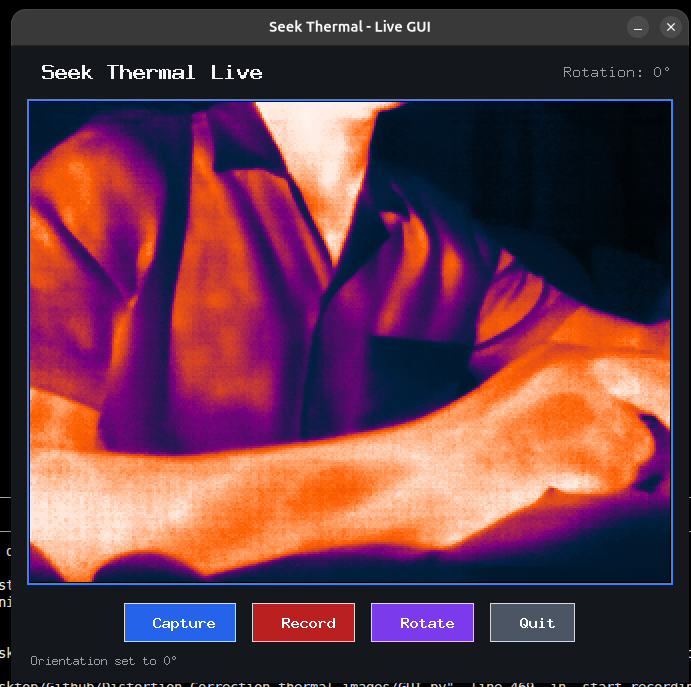
#> input picture Images/GUI of seek Thermal.png, 691 x 687 px
$ python -i pipeline.py   (imports and definitions only)   (older library calls are emulated)
#> lines starting #> are read from the running program, lines starting #| are printed output that depends on the picture; after the words box and inside, x2 and y2 are one past the last pixel; in counts of white or black regions, pixels touching at a corner belong together
#!/usr/bin/env python3
"""
Full Image Processing Pipeline
================================
Input : folder path containing 1.jpeg … 16.jpeg
Output: Output2/<folder_name>/<img_num>/0_original.png … 8_original_stitched.png
        Output2/<folder_name>/final_image.png

Usage:
    python pipeline.py /path/to/folder
    python pipeline.py /path/to/folder --rows 3 --cols 3
"""

import argparse
import os
import re
import sys
from pathlib import Path

import cv2
import numpy as np
import matplotlib
# [1 line not run here, left out]
import matplotlib.pyplot as plt
from PIL import Image
from scipy.ndimage import uniform_filter1d
from scipy.signal import find_peaks

# ══════════════════════════════════════════════════════════════════════════════
#  GLOBAL CONFIGURATION  (edit these as needed)
# ══════════════════════════════════════════════════════════════════════════════

NUM_IMAGES = 16

# ── Camera intrinsics ─────────────────────────────────────────────────────────
K = np.array([
    [1184.8667983506784, 0.0,                939.9321230074511],
    [0.0,                1182.0885688815326, 604.8672689311147],
    [0.0,                0.0,                1.0]
], dtype=np.float64)

DIST = np.array([
    [ 0.20332565713132572],
    [ 0.042418077818231245],
    [ 0.5625598381701257],
    [-0.6590457476513796]
], dtype=np.float64)

UNDISTORT_BALANCE = 0.6

# ── Crop-ratio table (rows, cols) → (left_r, right_r, top_r, bottom_r) ──────
CROP_RATIOS = {
    (1, 1): (0.30, 0.70, 0.35, 0.68),
    (1, 2): (0.18, 0.50, 0.23, 0.70),
    (1, 3): (0.18, 0.50, 0.15, 0.78),
    (1, 4): (0.18, 0.50, 0.03, 0.78),
    (2, 1): (0.18, 0.70, 0.30, 0.68),
    (2, 2): (0.18, 0.75, 0.15, 0.70),
    (2, 3): (0.18, 0.85, 0.15, 0.66),
    (2, 4): (0.18, 0.75, 0.03, 0.78),
    (3, 1): (0.18, 0.85, 0.30, 0.62),
    (3, 2): (0.18, 0.73, 0.15, 0.78),
    (3, 3): (0.18, 0.85, 0.16, 0.78),
    (3, 4): (0.18, 0.90, 0.17, 0.95),
    (4, 1): (0.01, 0.98, 0.38, 0.64),
    (4, 2): (0.01, 0.98, 0.13, 0.80),
    (4, 3): (0.01, 0.98, 0.15, 0.78),
    (4, 4): (0.01, 0.98, 0.05, 0.78),
}

# ── Pipeline defaults ─────────────────────────────────────────────────────────
DEFAULT_COLS                  = 3
DEFAULT_ROWS                  = 3
BRIGHT_MARGIN                 = 2
BRIGHT_VALLEY_MIN_PX          = 20
BRIGHT_CELL_H_PAD             = 7
BRIGHT_CELL_V_PAD_TOP         = 12
BRIGHT_CELL_V_PAD_BOTTOM      = 13

# ── Final stitching layout ────────────────────────────────────────────────────
INTER_CELL_GAP        = 2
SEGMENT_GAP           = 15
COLUMN_GAP            = 12
NUM_SUB_SEGMENT       = 8
NUM_SEGMENT           = 2
MID_SUB_SEGMENT_FIRST = 4


# ══════════════════════════════════════════════════════════════════════════════
#  HELPERS
# ══════════════════════════════════════════════════════════════════════════════

def save(path: str, img) -> None:
    """Save an OpenCV image, creating parent dirs as needed."""
    Path(path).parent.mkdir(parents=True, exist_ok=True)
    cv2.imwrite(path, img)
    print(f"    [SAVE] {path}")


def pil_save(path: str, img_pil: Image.Image) -> None:
    Path(path).parent.mkdir(parents=True, exist_ok=True)
    img_pil.save(path)
    print(f"    [SAVE] {path}")


def log(msg: str) -> None:
    print(f"  {msg}")


# ══════════════════════════════════════════════════════════════════════════════
#  STEP 1 – FISHEYE UNDISTORTION
# ══════════════════════════════════════════════════════════════════════════════

# [38 lines left out: functions undistort, _ocr_grid, crop_panel, not called in this run]


# ══════════════════════════════════════════════════════════════════════════════
#  PIPELINE  (Steps 3-8)
# ══════════════════════════════════════════════════════════════════════════════

def pipeline(img_bgr: np.ndarray, out_dir: str,
             rows: int = DEFAULT_ROWS,
             cols: int = DEFAULT_COLS) -> np.ndarray:
    """
    Process a panel image.
    Saves intermediate outputs and returns the final stitched image (BGR).
    """
    log(f"Running pipeline … (rows={rows}, cols={cols})")

    gray = cv2.cvtColor(img_bgr, cv2.COLOR_BGR2GRAY)
    H, W = gray.shape

    # ── Step 3: Denoise → illumination correction → CLAHE ────────────────────
    denoised   = cv2.GaussianBlur(gray, (5, 5), 0)
    background = cv2.GaussianBlur(denoised, (0, 0), 25)
    normalized = cv2.divide(denoised, background, scale=255)
    clahe      = cv2.createCLAHE(clipLimit=2.0, tileGridSize=(8, 8))
    preprocessed = clahe.apply(normalized)
    save(f"{out_dir}/3_preprocessed.png", preprocessed)
    log("Step 3 done – Denoise / Illumination / CLAHE")

    # ── Step 4: Binarize (Otsu) ───────────────────────────────────────────────
    blurred = cv2.GaussianBlur(preprocessed, (5, 5), 0)
    _, binary = cv2.threshold(blurred, 0, 255,
                              cv2.THRESH_BINARY + cv2.THRESH_OTSU)
    save(f"{out_dir}/4_binary.png", binary)
    log("Step 4 done – Binary (Otsu)")

    # ── Step 5: Morphological clean-up ───────────────────────────────────────
    kernel = cv2.getStructuringElement(cv2.MORPH_RECT, (3, 3))
    morph  = cv2.morphologyEx(binary, cv2.MORPH_CLOSE, kernel, iterations=2)
    morph  = cv2.morphologyEx(morph,  cv2.MORPH_OPEN,  kernel, iterations=1)
    save(f"{out_dir}/5_morph.png", morph)
    log("Step 5 done – Morphological")

    # ── Step 6: Connected components (colour-coded) ───────────────────────────
    num_labels, labels = cv2.connectedComponents(morph)
    rng = np.random.default_rng(42)
    comp_vis = np.zeros((*labels.shape, 3), dtype=np.uint8)
    for lbl in range(1, num_labels):
        comp_vis[labels == lbl] = rng.integers(0, 255, size=3, dtype=np.uint8)
    save(f"{out_dir}/6_components.png", comp_vis)
    log(f"Step 6 done – {num_labels - 1} connected components")

    # ── Step 7: Cell extraction + stitching ───────────────────────────────────
    x0 = int(W * 0.20); x1 = int(W * 0.80)
    v_profile = binary[:, x0:x1].astype(float).mean(axis=1)
    row_zones  = _find_zones(v_profile, rows)

    ry0, ry1   = row_zones[0][0], row_zones[-1][1]
    ry_mid0    = ry0 + int((ry1 - ry0) * 0.20)
    ry_mid1    = ry0 + int((ry1 - ry0) * 0.80)
    h_profile  = binary[ry_mid0:ry_mid1, :].astype(float).mean(axis=0)
    col_zones  = _find_zones(h_profile, cols)

    all_prof  = binary[:, :].astype(float).mean(axis=1)
    side_prof = binary[ry0:ry1, :].astype(float).mean(axis=0)
    top_w    = _valley_width(all_prof,  left=True)
    bottom_w = _valley_width(all_prof,  left=False)
    left_w   = _valley_width(side_prof, left=True)
    right_w  = _valley_width(side_prof, left=False)

    add_top    = top_w    >= BRIGHT_VALLEY_MIN_PX
    add_bottom = bottom_w >= BRIGHT_VALLEY_MIN_PX
    add_left   = left_w   >= BRIGHT_VALLEY_MIN_PX
    add_right  = right_w  >= BRIGHT_VALLEY_MIN_PX

    orig_pil   = Image.fromarray(cv2.cvtColor(img_bgr, cv2.COLOR_BGR2RGB))
    binary_pil = Image.fromarray(binary)

    bin_cells, orig_cells = [], []
    for r, (ry_lo, ry_hi) in enumerate(row_zones):
        bin_row, orig_row = [], []
        for c, (cx_lo, cx_hi) in enumerate(col_zones):
            crl, crh = ry_lo, ry_hi
            ccl, cch = cx_lo, cx_hi
            if add_top    and r == 0:        crl = max(0, crl - 1 - BRIGHT_CELL_V_PAD_TOP)
            if add_bottom and r == rows - 1: crh = min(H, crh + 1 + BRIGHT_CELL_V_PAD_BOTTOM)
            if add_left   and c == 0:        ccl = max(0, ccl - 1)
            if add_right  and c == cols - 1: cch = min(W, cch + 1)
            ccl = max(0, ccl - BRIGHT_CELL_H_PAD)
            cch = min(W, cch + BRIGHT_CELL_H_PAD)
            box = (ccl, crl, cch, crh)
            bin_row.append(binary_pil.crop(box))
            orig_row.append(orig_pil.crop(box))
        bin_cells.append(bin_row)
        orig_cells.append(orig_row)

    bin_stitched  = _stitch_grid(bin_cells,  rows, cols)
    orig_stitched = _stitch_grid(orig_cells, rows, cols)

    pil_save(f"{out_dir}/7_binary_stitched.png", bin_stitched)
    pil_save(f"{out_dir}/8_original_stitched.png", orig_stitched)
    log("Step 7 done – Cells extracted & stitched")

    # Return as BGR numpy array
    return cv2.cvtColor(np.array(orig_stitched), cv2.COLOR_RGB2BGR)


def _find_zones(profile: np.ndarray, n_cells: int,
                min_cell_size: int = 30) -> list:
    DROP_RATIO = 0.20
    SMOOTH_WIN = 11
    LOCAL_WIN  = 80
    n = len(profile)
    kernel   = np.ones(SMOOTH_WIN) / SMOOTH_WIN
    smoothed = np.convolve(profile.astype(float), kernel, mode="same")
    local_peak = np.empty(n, dtype=float)
    for i in range(n):
        lo = max(0, i - LOCAL_WIN); hi = min(n, i + LOCAL_WIN + 1)
        local_peak[i] = smoothed[lo:hi].max()
    dark_mask = smoothed < local_peak * (1.0 - DROP_RATIO)
    zones, start = [], None
    for i, is_dark in enumerate(dark_mask):
        if not is_dark and start is None:
            start = i
        elif is_dark and start is not None:
            if i - start >= min_cell_size:
                zones.append((start, i))
            start = None
    if start is not None and n - start >= min_cell_size:
        zones.append((start, n))
    if len(zones) < n_cells:
        raise ValueError(f"Expected {n_cells} zones, found {len(zones)}")
    if len(zones) > n_cells:
        zones = sorted(zones, key=lambda z: z[1]-z[0], reverse=True)[:n_cells]
        zones = sorted(zones, key=lambda z: z[0])
    return zones


def _valley_width(profile: np.ndarray, left: bool,
                  dark_threshold: float = 30.0) -> int:
    seq = profile if left else list(reversed(profile))
    w = 0
    for v in seq:
        if v < dark_threshold:
            w += 1
        else:
            break
    return w


def _stitch_grid(cells: list, rows: int, cols: int) -> Image.Image:
    col_widths  = [max(cells[r][c].width  for r in range(rows)) for c in range(cols)]
    row_heights = [max(cells[r][c].height for c in range(cols)) for r in range(rows)]
    out_w = sum(col_widths)  + BRIGHT_MARGIN * (cols + 1)
    out_h = sum(row_heights) + BRIGHT_MARGIN * (rows + 1)
    canvas = Image.new("RGB", (out_w, out_h), (0, 0, 0))
    y = BRIGHT_MARGIN
    for r in range(rows):
        x = BRIGHT_MARGIN
        for c in range(cols):
            canvas.paste(cells[r][c], (x, y))
            x += col_widths[c] + BRIGHT_MARGIN
        y += row_heights[r] + BRIGHT_MARGIN
    return canvas


# ══════════════════════════════════════════════════════════════════════════════
#  PROCESS ONE IMAGE
# ══════════════════════════════════════════════════════════════════════════════

# [197 lines left out: functions process_image, build_final_stitched, build_and_save_final, main, not called in this run]


# [2 lines not run here, left out]

>>> import cv2
>>> picture = cv2.imread('../Images/GUI of seek Thermal.png')
#> picture is the input picture: shape (687, 691, 3); mean B, G, R 69.1, 56.8, 100
>>> result = pipeline(picture, 'out.png')
#> in pipeline, `preprocessed = clahe.apply(normalized)`:
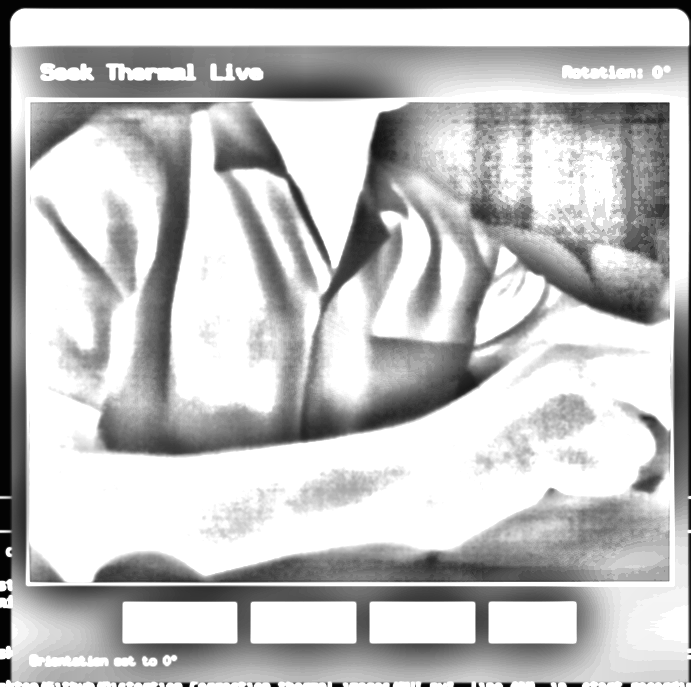
#> preprocessed: shape (687, 691); min 1, max 255, mean 191.7
#> in pipeline, `_, binary = cv2.threshold(blurred, 0, 255, cv2.THRESH_BINARY + cv2.THR..`:
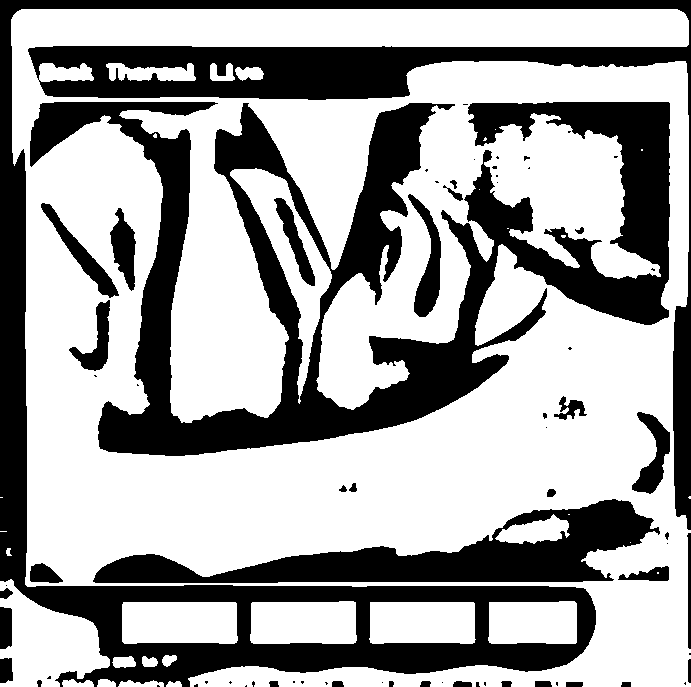
#> binary: shape (687, 691); 63.4% white; 71 black regions (37 under 20 px), largest, box (x1, y1, x2, y2) and area: (30, 102, 670, 456) 72795, (0, 0, 691, 687) 71390, (93, 499, 660, 583) 18046
#> in pipeline, `morph  = cv2.morphologyEx(binary, cv2.MORPH_CLOSE, kernel, iterations=2)`: morph: shape (687, 691); 64% white; 39 black regions, largest, box (x1, y1, x2, y2) and area: (30, 102, 670, 456) 58520, (0, 0, 691, 687) 45467, (29, 45, 691, 115) 21294
#> in pipeline, `morph  = cv2.morphologyEx(morph,  cv2.MORPH_OPEN,  kernel, iterations=1)`: morph: shape (687, 691); 63.9% white; 35 black regions, largest, box (x1, y1, x2, y2) and area: (0, 0, 691, 687) 63397, (30, 102, 670, 456) 62460, (29, 45, 691, 115) 21304
#> in pipeline, `num_labels, labels = cv2.connectedComponents(morph)`:
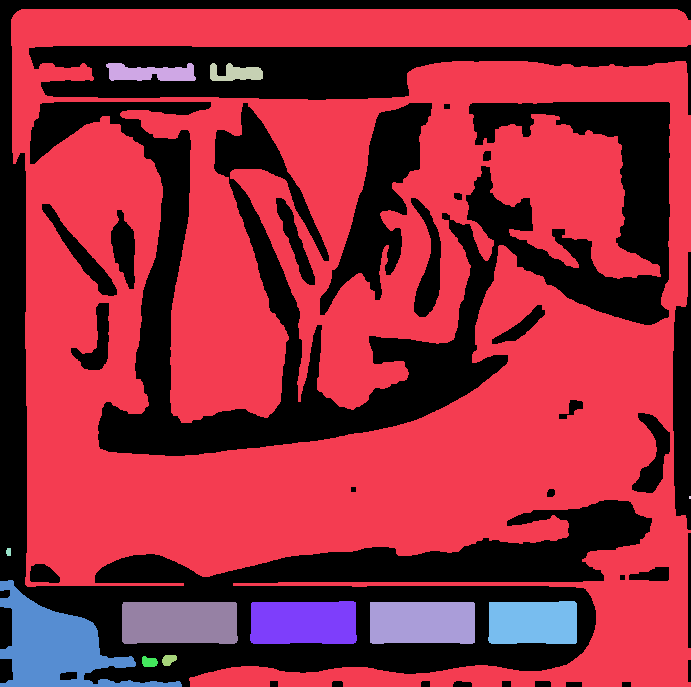
#> labels: shape (687, 691) int32; 13 distinct labels, from 0 to 12; one colour per label, 0 black
#> in pipeline, `num_labels, labels = cv2.connectedComponents(morph)`: num_labels = 13
#> after the loop in pipeline, `for lbl in range(1, num_labels):`:
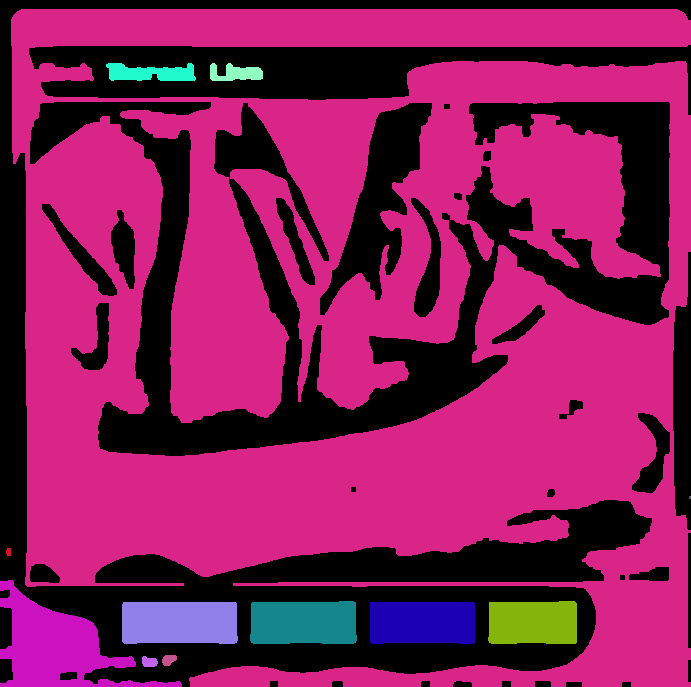
#> comp_vis: shape (687, 691, 3); mean of channels 0, 1, 2 88, 26.8, 132.4; drawn as B, G, R
#> in pipeline, `v_profile = binary[:, x0:x1].astype(float).mean(axis=1)`: v_profile = 687 values, max 255 at index 9, min 0 at index 0, mean 159.4
#> in _find_zones, `n = len(profile)`: n = 687
#> in _find_zones, `smoothed = np.convolve(profile.astype(float), kernel, mode="same")`: smoothed = 687 values, max 255 at index 14, min 0 at index 0, mean 159
#> after the loop in _find_zones, `for i in range(n):`: local_peak = 687 values, max 255 at index 0, min 192.3 at index 124, mean 231.1
#> the loop in _find_zones, `for i, is_dark in enumerate(dark_mask):` made 687 passes
#> is_dark on passes 1 to 12: True, True, True, True, True, True, True, True, True, True, True, True
#> after the loop in _find_zones, `for i, is_dark in enumerate(dark_mask):`: zones = [(12, 44), (164, 201), (280, 342), (451, 545), (606, 640)]
#> in _find_zones, `zones = sorted(zones, key=lambda z: z[1]-z[0], reverse=True)[:n_cells]`: zones = [(451, 545), (280, 342), (164, 201)]
#> in _find_zones, `zones = sorted(zones, key=lambda z: z[0])`: zones = [(164, 201), (280, 342), (451, 545)]
#> in pipeline, `ry0, ry1   = row_zones[0][0], row_zones[-1][1]`: ry0 = 164; ry1 = 545
#> in pipeline, `ry_mid0    = ry0 + int((ry1 - ry0) * 0.20)`: ry_mid0 = 240
#> in pipeline, `ry_mid1    = ry0 + int((ry1 - ry0) * 0.80)`: ry_mid1 = 468
#> in pipeline, `h_profile  = binary[ry_mid0:ry_mid1, :].astype(float).mean(axis=0)`: h_profile = 691 values, max 255 at index 27, min 0 at index 0, mean 165.8
#> the loop in _find_zones (call 2), `for i, is_dark in enumerate(dark_mask):` made 691 passes
#> in pipeline, `col_zones  = _find_zones(h_profile, cols)`: col_zones = [(29, 92), (178, 262), (485, 574)]
#> in pipeline, `all_prof  = binary[:, :].astype(float).mean(axis=1)`: all_prof = 687 values, max 250.2 at index 20, min 0 at index 0, mean 161.6
#> in pipeline, `side_prof = binary[ry0:ry1, :].astype(float).mean(axis=0)`: side_prof = 691 values, max 255 at index 27, min 0 at index 7, mean 176.1
#> in _valley_width, `seq = profile if left else list(reversed(profile))`: seq has the same summary as all_prof in pipeline
#> the loop in _valley_width, `for v in seq:` made 10 passes
#> v on passes 2 to 10: 0, 0, 0, 0, 0, 0, 0, 0, 242.5
#> after the loop in _valley_width, `for v in seq:`: w = 9
#> the loop in _valley_width (call 2), `for v in seq:` made 1 pass
#> v on pass 1: 203
#> in pipeline, `bottom_w = _valley_width(all_prof,  left=False)`: bottom_w = 0
#> in pipeline, `left_w   = _valley_width(side_prof, left=True)`: left_w = 26
#> in pipeline, `right_w  = _valley_width(side_prof, left=False)`: right_w = 2
#> in pipeline, `add_top    = top_w    >= BRIGHT_VALLEY_MIN_PX`: add_top = False
#> in pipeline, `add_left   = left_w   >= BRIGHT_VALLEY_MIN_PX`: add_left = True
#> in pipeline, `add_right  = right_w  >= BRIGHT_VALLEY_MIN_PX`: add_right = False
#> the loop in pipeline, `for r, (ry_lo, ry_hi) in enumerate(row_zones):` made 3 passes
#> after the loop in pipeline, `for r, (ry_lo, ry_hi) in enumerate(row_zones):`: bin_cells = 3 items
#> in _stitch_grid, `canvas = Image.new("RGB", (out_w, out_h), (0, 0, 0))`: canvas: PIL image 287x201 RGB; every value is 0
#> after the loop in _stitch_grid, `for r in range(rows):`:
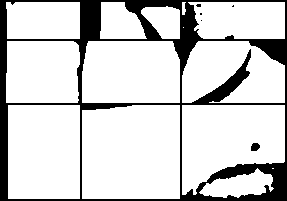
#> canvas: PIL image 287x201 RGB; 82.4% white; 6 black regions (4 under 20 px), largest, box (x1, y1, x2, y2) and area: (0, 0, 287, 201) 10086, (251, 143, 260, 151) 59
#> after the loop in _stitch_grid, `for r in range(rows):`: y = 201
#> call 2 of _stitch_grid, with rows = 3, cols = 3
#> after the loop in _stitch_grid (call 2), `for r in range(rows):`:
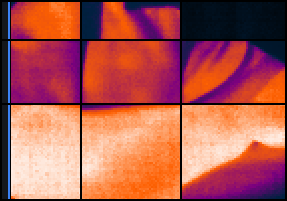
#> canvas: PIL image 287x201 RGB; mean R, G, B 173.9, 87.6, 82
#> in pipeline, `return cv2.cvtColor(np.array(orig_stitched), cv2.COLOR_RGB2BGR)`:
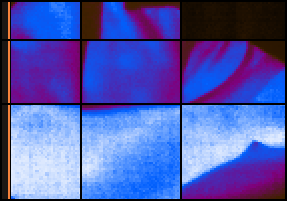
#> returned value: shape (201, 287, 3); mean R, G, B 82, 87.6, 173.9
